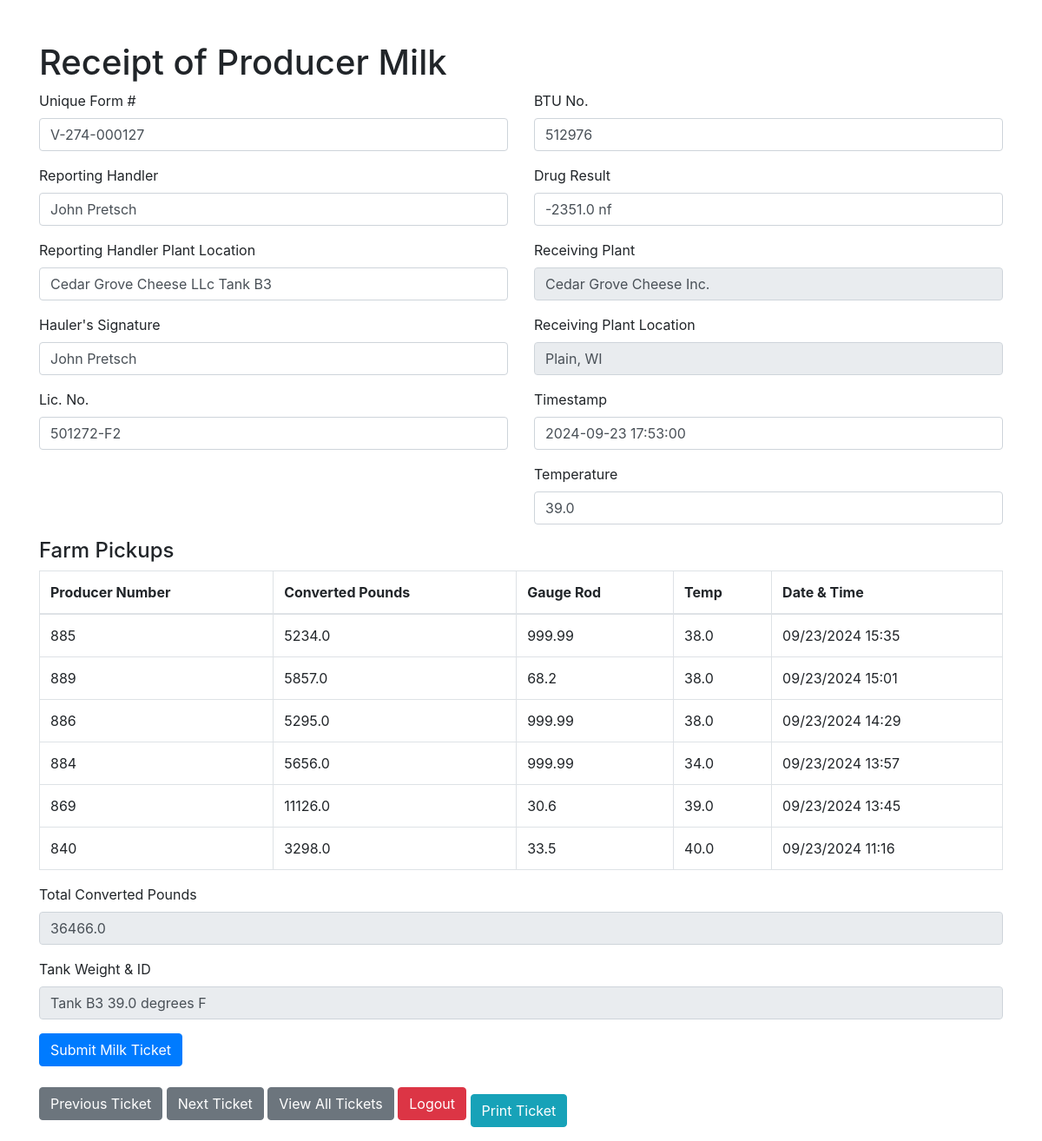
The app's page /milk_ticket/V-274-000127 (signed in) with its own data.
### models.py (models this page shows, shortened)
class MilkTicket(db.Model):
    id = db.Column(db.Integer, primary_key=True)
    load_batch_id = db.Column(db.String(100), nullable=False)
    driver_name = db.Column(db.String(100), nullable=False)
    facility = db.Column(db.String(100), nullable=False)
    bulk_sampler_license = db.Column(db.String(50), nullable=False)
    btu_no = db.Column(db.String(50), nullable=True)
    antibiotic_test_result = db.Column(db.String(100), nullable=True)
    timestamp = db.Column(db.DateTime, nullable=False)
    receiving_plant = db.Column(db.String(100), nullable=False, default='Cedar Grove Cheese Inc.')
    receiving_plant_location = db.Column(db.String(100), nullable=False, default='Plain, WI')
    farm_pickups = db.Column(db.Text)
    total_converted_pounds = db.Column(db.Float, nullable=False)
    processed = db.Column(db.Boolean, default=False)
    temperature = db.Column(db.Float, nullable=True)

### routes.py (the view)
@app.route('/milk_ticket', methods=['GET', 'POST'])
@app.route('/milk_ticket/<string:load_batch_id>', methods=['GET', 'POST'])
def submit_ticket(load_batch_id=None):
    if 'user' not in session:
        flash('Please log in to access this page.', 'warning')
        return redirect(url_for('login'))
    form = MilkTicketForm()
    logout_form = LogoutForm()
    try:
        milk_ticket = get_milk_ticket(load_batch_id)
        populate_milk_ticket_form(form, milk_ticket)
        farm_pickups = json.loads(milk_ticket.farm_pickups)
        previous_ticket, next_ticket = get_navigation_tickets(milk_ticket)
        if form.validate_on_submit():
            if process_milk_ticket_form(milk_ticket, form):
                return redirect_to_next_ticket(next_ticket)
    except ValueError as e:
        flash(str(e), 'error')
        return redirect(url_for('view_tickets'))
    return render_template('milk_ticket_form.html',
                           form=form,
                           farm_pickups=farm_pickups,
                           total_converted_pounds=milk_ticket.total_converted_pounds,
                           tank_weight_id=tank_weight_id_from_data(milk_ticket),
                           previous_ticket=previous_ticket,
                           next_ticket=next_ticket,
                           logout_form=logout_form)

### forms.py
class MilkTicketForm(FlaskForm):
    load_batch_id = StringField('Load Batch ID', validators=[DataRequired()])
    driver_name = StringField('Driver Name', validators=[DataRequired()])
    facility = StringField('Facility', validators=[DataRequired()])
    bulk_sampler_license = StringField('Bulk Sampler License', validators=[DataRequired()])
    btu_no = StringField('BTU No')
    antibiotic_test_result = StringField('Antibiotic Test Result')
    temperature = FloatField('Temperature')
    timestamp = DateTimeField('Timestamp', format='%Y-%m-%d %H:%M:%S', validators=[DataRequired()])
    submit = SubmitField('Submit')

class LogoutForm(FlaskForm):
    submit = SubmitField('Logout')

### app.py (called while the page is built)
@app.before_request
def create_tables():
    if not hasattr(create_tables, 'tables_created'):
        db.create_all()
        create_tables.tables_created = True

### routes.py (called while the page is built)
def get_milk_ticket(load_batch_id):
    if not load_batch_id:
        unprocessed_ticket = MilkTicket.query.filter_by(processed=False).first()
        if not unprocessed_ticket:
            raise ValueError('All milk tickets have been processed.')
        return unprocessed_ticket
    milk_ticket = MilkTicket.query.filter_by(load_batch_id=load_batch_id).first()
    if not milk_ticket:
        raise ValueError('No milk ticket found for the provided load batch ID.')
    return milk_ticket

def populate_milk_ticket_form(form, milk_ticket):
    form.load_batch_id.data = milk_ticket.load_batch_id
    form.driver_name.data = milk_ticket.driver_name
    form.facility.data = milk_ticket.facility
    form.bulk_sampler_license.data = milk_ticket.bulk_sampler_license
    form.btu_no.data = milk_ticket.btu_no
    form.antibiotic_test_result.data = milk_ticket.antibiotic_test_result
    form.timestamp.data = milk_ticket.timestamp
    form.temperature.data = milk_ticket.temperature

def get_navigation_tickets(milk_ticket):
    previous_ticket = (MilkTicket.query.filter(MilkTicket.processed == False,
                                               MilkTicket.id < milk_ticket.id)
                       .order_by(MilkTicket.id.desc()).first())
    next_ticket = (MilkTicket.query.filter(MilkTicket.processed == False,
                                           MilkTicket.id > milk_ticket.id)
                   .order_by(MilkTicket.id.asc()).first())
    return previous_ticket, next_ticket

### templates/milk_ticket_form.html (shortened to what this page needs)
<!DOCTYPE html>
<html lang="en">
<head>
    <link rel="stylesheet" href="https://stackpath.bootstrapcdn.com/bootstrap/4.3.1/css/bootstrap.min.css">
</head>
<body>
    <div class="container mt-5">
        <h1>Receipt of Producer Milk</h1>
        <form method="POST">
            <div class="row">
                <div class="col-md-6">
                    <div class="form-group">
                        <label>Unique Form #</label>
                        {{ form.load_batch_id(class="form-control") }}
                    </div>
                    <div class="form-group">
                        <label>Reporting Handler</label>
                        {{ form.driver_name(class="form-control") }}
                    </div>
                    <div class="form-group">
                        <label>Reporting Handler Plant Location</label>
                        {{ form.facility(class="form-control") }}
                    </div>
                    <div class="form-group">
                        <label>Hauler's Signature</label>
                        {{ form.driver_name(class="form-control") }}
                    </div>
                    <div class="form-group">
                        <label>Lic. No.</label>
                        {{ form.bulk_sampler_license(class="form-control") }}
                    </div>
                </div>
                <div class="col-md-6">
                    <div class="form-group">
                        <label>BTU No.</label>
                        {{ form.btu_no(class="form-control") }}
                    </div>
                    <div class="form-group">
                        <label>Drug Result</label>
                        {{ form.antibiotic_test_result(class="form-control") }}
                    </div>
                    <div class="form-group">
                        <label>Receiving Plant</label>
                        <input type="text" class="form-control" value="Cedar Grove Cheese Inc." readonly>
                    </div>
                    <div class="form-group">
                        <label>Receiving Plant Location</label>
                        <input type="text" class="form-control" value="Plain, WI" readonly>
                    </div>
                    <div class="form-group">
                        <label>Timestamp</label>
                        {{ form.timestamp(class="form-control") }}
                    </div>
                    <div class="form-group">
                        <label>Temperature</label>
                        {{ form.temperature(class="form-control") }}
                    </div>
                </div>
            </div>
            <h4>Farm Pickups</h4>
            <table class="table table-bordered">
                <thead>
                    <tr>
                        <th>Producer Number</th>
                        <th>Converted Pounds</th>
                        <th>Gauge Rod</th>
                        <th>Temp</th>
                        <th>Date & Time</th>
                    </tr>
                </thead>
                <tbody>
                    {% for pickup in farm_pickups %}
                    <tr>
                        <td>{{ pickup.get('Producer Number', 'N/A') }}</td>
                        <td>{{ pickup.get('Converted Pounds', 'N/A') }}</td>
                        <td>{{ pickup.get('Gauge Rod', 'N/A') }}</td>
                        <td>{{ pickup.get('Temp', 'N/A') }}</td>
                        <td>{{ pickup.get('Date & Time', 'N/A') }}</td>
                    </tr>
                    {% endfor %}
                </tbody>
            </table>
            <div class="form-group">
                <label>Total Converted Pounds</label>
                <input type="text" class="form-control" value="{{ total_converted_pounds }}" readonly>
            </div>
            <div class="form-group">
                <label>Tank Weight & ID</label>
                <input type="text" class="form-control" value="{{ tank_weight_id }} degrees F" readonly>
            </div>
            <button type="submit" class="btn btn-primary">Submit Milk Ticket</button>
        </form>
        <div class="form-group mt-3 navigation-buttons">
            {% if previous_ticket %}
            <a href="{{ url_for('submit_ticket', load_batch_id=previous_ticket.load_batch_id) }}" class="btn btn-secondary" title="Go to Previous Ticket">
                Previous Ticket
            </a>
            {% else %}
            <button class="btn btn-secondary" disabled title="No Previous Ticket Available">Previous Ticket</button>
            {% endif %}
            {% if next_ticket %}
            <a href="{{ url_for('submit_ticket', load_batch_id=next_ticket.load_batch_id) }}" class="btn btn-secondary" title="Go to Next Ticket">
                Next Ticket
            </a>
            {% else %}
            <button class="btn btn-secondary" disabled title="No Next Ticket Available">Next Ticket</button>
            {% endif %}
            <a href="{{ url_for('view_tickets') }}" class="btn btn-secondary" title="View all tickets in the system">View All Tickets</a>
            <form action="{{ url_for('logout') }}" method="POST" style="display: inline;">
                <button type="submit" class="btn btn-danger" title="Log out from the application">Logout</button>
            </form>
            <button onclick="printTicket()" class="btn btn-info mt-3" title="Print this milk ticket">Print Ticket</button>
        </div>
    </div>
</body>
</html>

### records on screen
MilkTicket: load_batch_id "V-274-000127", driver_name "John Pretsch", facility "Cedar Grove Cheese LLc Tank B3", bulk_sampler_license "501272-F2", btu_no "512976", antibiotic_test_result "-2351.0 nf", timestamp "2024-09-23 17:53:00", temperature "39.0", total_converted_pounds "36466.0"

### other values on screen
{{ pickup.get('Producer Number', 'N/A') }} "885" "889" "886" "884" "869" "840"
{{ pickup.get('Converted Pounds', 'N/A') }} "5234.0" "5857.0" "5295.0" "5656.0" "11126.0" "3298.0"
{{ pickup.get('Gauge Rod', 'N/A') }} "999.99" "68.2" "999.99" "999.99" "30.6" "33.5"
{{ pickup.get('Temp', 'N/A') }} "38.0" "38.0" "38.0" "34.0" "39.0" "40.0"
{{ pickup.get('Date & Time', 'N/A') }} "09/23/2024 15:35" "09/23/2024 15:01" "09/23/2024 14:29" "09/23/2024 13:57" "09/23/2024 13:45" "09/23/2024 11:16"
